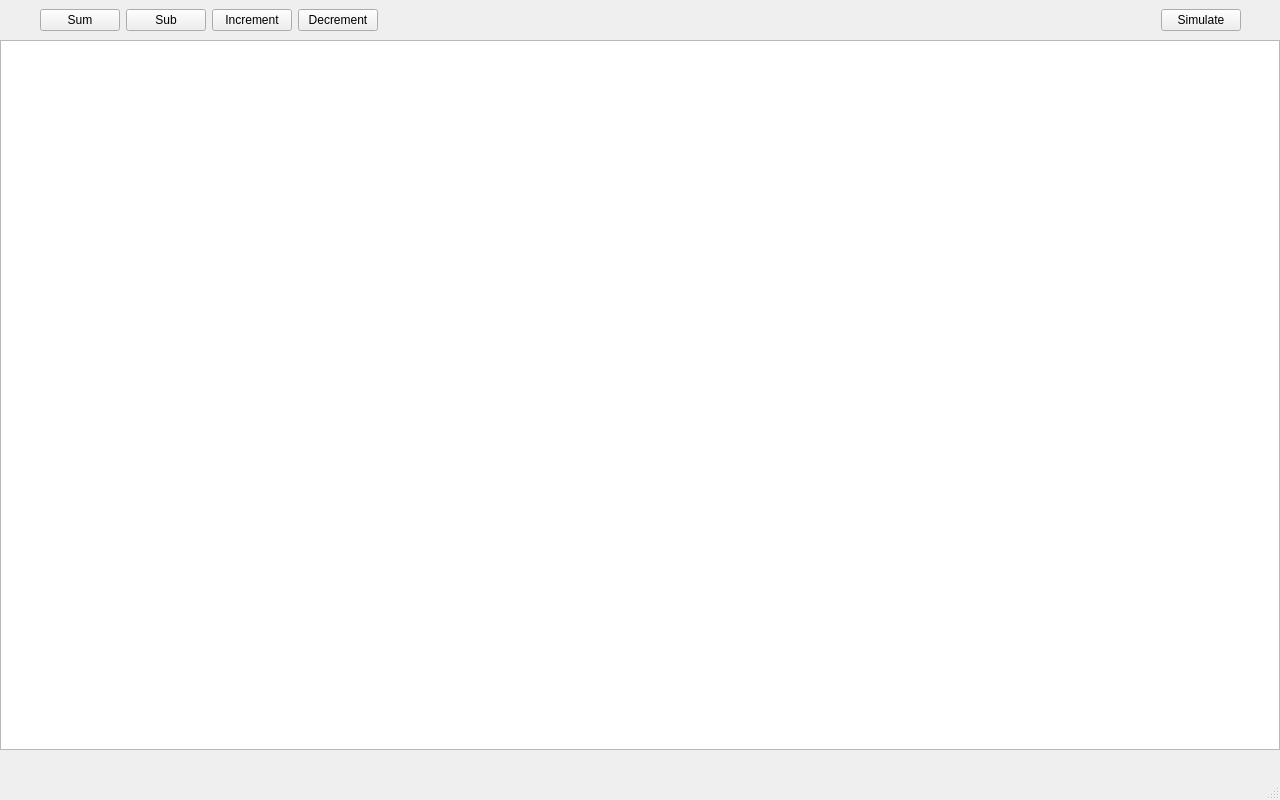
<?xml version="1.0" encoding="UTF-8"?>
<!-- XML "ui" dokument reprezentujúci grafické rozhranie aplikácie -->
<!-- XML kód bol vygenerovaný programom Qt Creator pri úprave rozhrania -->
<!-- rozhranie upravoval: Tomáš Lisický (xlisic01) -->
<ui version="4.0">
 <class>MainWindow</class>
 <widget class="QMainWindow" name="MainWindow">
  <property name="enabled">
   <bool>true</bool>
  </property>
  <property name="geometry">
   <rect>
    <x>0</x>
    <y>0</y>
    <width>1280</width>
    <height>800</height>
   </rect>
  </property>
  <property name="sizePolicy">
   <sizepolicy hsizetype="Fixed" vsizetype="Fixed">
    <horstretch>0</horstretch>
    <verstretch>0</verstretch>
   </sizepolicy>
  </property>
  <property name="minimumSize">
   <size>
    <width>1280</width>
    <height>800</height>
   </size>
  </property>
  <property name="maximumSize">
   <size>
    <width>1280</width>
    <height>800</height>
   </size>
  </property>
  <property name="windowTitle">
   <string>Block schema creator</string>
  </property>
  <widget class="QWidget" name="centralwidget">
   <widget class="QWidget" name="horizontalLayoutWidget">
    <property name="geometry">
     <rect>
      <x>0</x>
      <y>0</y>
      <width>1281</width>
      <height>41</height>
     </rect>
    </property>
    <layout class="QHBoxLayout" name="ICPappToolsLayout">
     <item>
      <spacer name="horizontalSpacer_2">
       <property name="orientation">
        <enum>Qt::Horizontal</enum>
       </property>
       <property name="sizeType">
        <enum>QSizePolicy::Minimum</enum>
       </property>
       <property name="sizeHint" stdset="0">
        <size>
         <width>40</width>
         <height>20</height>
        </size>
       </property>
      </spacer>
     </item>
     <item>
      <widget class="QPushButton" name="pushButton_4">
       <property name="text">
        <string>Sum</string>
       </property>
      </widget>
     </item>
     <item>
      <widget class="QPushButton" name="pushButton_5">
       <property name="text">
        <string>Sub</string>
       </property>
      </widget>
     </item>
     <item>
      <widget class="QPushButton" name="pushButton_6">
       <property name="text">
        <string>Increment</string>
       </property>
      </widget>
     </item>
     <item>
      <widget class="QPushButton" name="pushButton_7">
       <property name="text">
        <string>Decrement</string>
       </property>
      </widget>
     </item>
     <item>
      <spacer name="horizontalSpacer">
       <property name="orientation">
        <enum>Qt::Horizontal</enum>
       </property>
       <property name="sizeHint" stdset="0">
        <size>
         <width>208</width>
         <height>20</height>
        </size>
       </property>
      </spacer>
     </item>
     <item>
      <widget class="QPushButton" name="pushButton_8">
       <property name="text">
        <string>Simulate</string>
       </property>
      </widget>
     </item>
     <item>
      <spacer name="horizontalSpacer_4">
       <property name="orientation">
        <enum>Qt::Horizontal</enum>
       </property>
       <property name="sizeType">
        <enum>QSizePolicy::Minimum</enum>
       </property>
       <property name="sizeHint" stdset="0">
        <size>
         <width>40</width>
         <height>20</height>
        </size>
       </property>
      </spacer>
     </item>
    </layout>
   </widget>
   <widget class="QGraphicsView" name="graphicsView">
    <property name="geometry">
     <rect>
      <x>0</x>
      <y>40</y>
      <width>1280</width>
      <height>710</height>
     </rect>
    </property>
   </widget>
  </widget>
  <widget class="QMenuBar" name="menubar">
   <property name="geometry">
    <rect>
     <x>0</x>
     <y>0</y>
     <width>1280</width>
     <height>24</height>
    </rect>
   </property>
  </widget>
  <widget class="QStatusBar" name="statusbar"/>
 </widget>
 <resources/>
 <connections/>
</ui>
